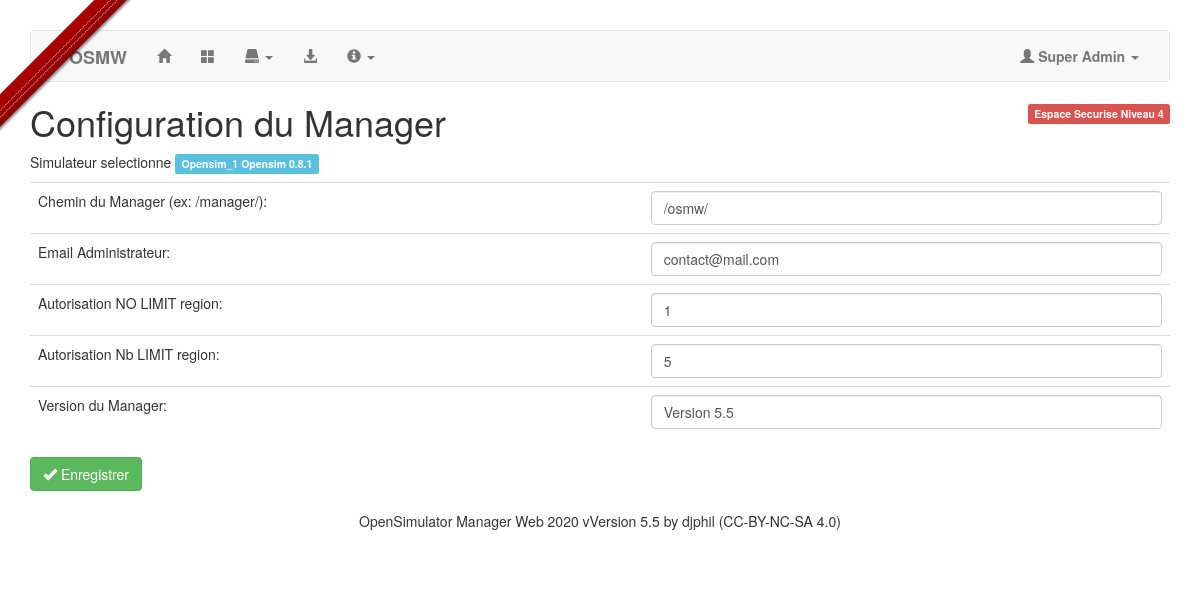
The app's page /?a=18 (signed in) with its own data.
### tables this page shows
CREATE TABLE `moteurs` (
  `osAutorise` tinyint(4) NOT NULL AUTO_INCREMENT,
  `id_os` varchar(50) NOT NULL,
  `name` varchar(50) NOT NULL,
  `version` varchar(50) NOT NULL,
  `address` varchar(50) NOT NULL,
  `DB_OS` varchar(50) NOT NULL,
  `hypergrid` varchar(255) NOT NULL,
  PRIMARY KEY (`osAutorise`)
);

CREATE TABLE `config` (
  `id` int(11) NOT NULL AUTO_INCREMENT,
  `cheminAppli` varchar(50) NOT NULL,
  `destinataire` varchar(50) NOT NULL,
  `Autorized` int(2) NOT NULL,
  `NbAutorized` int(2) NOT NULL,
  `VersionOSMW` varchar(50) NOT NULL,
  `urlOSMW` varchar(255) NOT NULL,
  PRIMARY KEY (`id`)
);

### inc/fonctions.php (called while the page is built, shortened)
<?php
function INI_Conf($cles, $valeur)
{
    require('inc/mysqli.php');
    $sql = "SELECT * FROM config";
    $req = mysqli_query($db, $sql) or die('Erreur SQL !<p>'.$sql.'</p>'.mysqli_error($db));
    $data = mysqli_fetch_array($req);
    switch ($valeur)
    {
        case "VersionOSMW":
            $Version = $data['VersionOSMW'];
            break;
    }
    return $Version;
}
function INI_Conf_Moteur($cles, $valeur)
{
    require('inc/mysqli.php');
    $sql = "SELECT * FROM moteurs WHERE id_os = '".$cles."'";
    $req = mysqli_query($db, $sql) or die('Erreur SQL !<p>'.$sql.'</p>'.mysqli_error($db));
    $data = mysqli_fetch_array($req);
    $Version = "";
    switch ($valeur)
    {
        case "version":
            $Version = $data['version'];
            break;
    }
    return $Version;
}
?>

### inc/GestConfig.php (the view, shortened to what this page needs)
<?php
if (isset($_SESSION['authentification']) && $_SESSION['privilege'] >= 3)
{
    echo '<p class="pull-right"><span class="label label-danger">Espace Securise Niveau '.$_SESSION['privilege'].'</span></p>';
    echo '<h1>Configuration du Manager</h1>';
    echo '<p>Simulateur selectionne ';
    echo '<strong class="label label-info">'.$_SESSION['opensim_select'].' '.INI_Conf_Moteur($_SESSION['opensim_select'], "version").'</strong>';
    echo '</p>';
    $btnN3 = "disabled";
	if ($_SESSION['privilege'] == 4) {$btnN1 = ""; $btnN2 = ""; $btnN3 = "";}
    $sql = 'SELECT * FROM config';
    $req = mysqli_query($db, $sql) or die('Erreur SQL !<p>'.$sql.'</p>'.mysqli_error($db));
    while($data = mysqli_fetch_assoc($req))
    {
        echo '<form class="form-group" method="post" action="">';
        echo '<table class="table table-hover">';
        echo '<tr>';
        echo '<td>Chemin du Manager (ex: /manager/):</td>';
        echo '<td><input class="form-control" type="text" value="'.$data['cheminAppli'].'" name="cheminAppli" '.$btnN3.'></td>';
        echo '</tr>';
        echo '<tr>';
        echo '<td>Email Administrateur:</td>';
        echo '<td><input class="form-control" type="text" value="'.$data['destinataire'].'" name="destinataire" '.$btnN3.'></td>';
        echo '</tr>';
        echo '<tr>';
        echo '<td>Autorisation NO LIMIT region:</td>';
        echo '<td><input class="form-control" type="text" value="'.$data['Autorized'].'" name="Autorized" '.$btnN3.'></td>';
        echo '</tr>';
        echo '<tr>';
        echo '<td>Autorisation Nb LIMIT region:</td>';
        echo '<td><input class="form-control" type="text" value="'.$data['NbAutorized'].'" name="NbAutorized" '.$btnN3.'></td>';
        echo '</tr>';
        echo '<tr>';
        echo '<td>Version du Manager:</td>';
        echo' <td><input class="form-control" type="text" value="'.$data['VersionOSMW'].'" name="VersionOSMW" '.$btnN3.'></td>';
        echo '</tr>';
        echo '</form>';
        echo' <button type="submit" class="btn btn-success" name="cmd" value="Enregistrer" '.$btnN3.'>';
        echo '<i class="glyphicon glyphicon-ok"></i> Enregistrer</button>';
    }
}
else {header('Location: index.php');}
?>

### index.php (shortened to what this page needs)
<?php
include_once('inc/mysqli.php');
include_once('inc/fonctions.php');
?>
<!DOCTYPE html>
<html lang="fr">
<head>
    <link rel="stylesheet" href="css/bootstrap.min.css">
    <link rel="stylesheet" media="all" id="css" href="<?php echo $url; ?>" />
    <link rel="stylesheet" href="css/gh-fork-ribbon.min.css">
    <link rel="stylesheet" href="css/btn3d.css">
    <link rel="stylesheet" href="css/osmw.css">
</head>
<body>
<div class="container">
<div class="github-fork-ribbon-wrapper left">
</div>
<?php
if (isset($_SESSION['authentification']))
{
	include_once 'inc/navbar.php';
    if (isset($_GET['a']) && !empty($_GET['a']))
    {
        $a = $_GET['a'];
        if ($a == "18") {include('inc/GestConfig.php');}
    }
} ?>
<footer class="footer">
    <p class="text-center">
        OpenSimulator Manager Web <?php echo date('Y'); ?> v<?php echo INI_Conf('VersionOSMW', 'VersionOSMW'); ?> by djphil (CC-BY-NC-SA 4.0)
    </p>
</footer>
</div>
</body>
</html>

### css/osmw.css (style rules this page uses)
body { padding-top: 25px; }
.footer { padding-top: 20px; padding-bottom: 20px; }

### records on screen
moteurs: version "Opensim 0.8.1"
config: cheminAppli "/osmw/", destinataire "contact@mail.com", Autorized "1", NbAutorized "5", VersionOSMW "Version 5.5"

### other values on screen
$_SESSION['login'] "Super Admin"
$_SESSION['privilege'] "4"
$_SESSION['opensim_select'] "Opensim_1"
